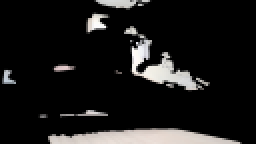
#> input picture testing_dataset/2.png, 128 x 72 px, given in place of the camera (shown 2 times larger)
$ python camcam.py
#> lines starting #> are read from the running program, lines starting #| are printed output that depends on the picture
import cv2
import numpy as np
import os
import time
import requests
import serial

# Set up serial communication with Arduino
ser = serial.Serial('/dev/cu.usbserial-14330', 9600)
time.sleep(2)  # Wait for the serial connection to initialize

def send_command(command):
    ser.write(command.encode())

# [4 lines left out: function save_image, not called in this run]

def create_color_mask(img_hsv, lower_bound, upper_bound):
    mask = cv2.inRange(img_hsv, lower_bound, upper_bound)
    kernel = np.ones((5, 5), np.uint8)
    mask = cv2.morphologyEx(mask, cv2.MORPH_OPEN, kernel)
    mask = cv2.morphologyEx(mask, cv2.MORPH_CLOSE, kernel)
    return mask

# [84 lines left out: functions filter_color, resize_and_maintain_aspect_ratio, resize_and_process_image, send_image_to_server, not called in this run]

def main():
    cap = cv2.VideoCapture(0)

    if not cap.isOpened():
        print("Erro: Não foi possível abrir a câmera.")
        return

    save_dir = 'captured_images/prediction_test'
    if not os.path.exists(save_dir):
        os.makedirs(save_dir)

    counter = 0
    flash_frames = 0
    flash_color = (255, 255, 255)
    red_detected = False
    white_detected = False
    light_blue_detected = False
    color_last_detected = False

    try:
        while True:
            ret, frame = cap.read()
#> frame is the input picture: shape (72, 128, 3); mean B, G, R 25, 25.5, 26.2

            if not ret:
                print("Erro: Não foi possível capturar o frame.")
                break

            key = cv2.waitKey(1) & 0xFF
#> (key q is pressed here)
            if key == ord(' '):
                image_path = save_image(frame, save_dir, counter)
                processed_image_path = resize_and_process_image(image_path, save_dir, counter)
                server_response = send_image_to_server(processed_image_path)
                if server_response:
                    # Map server response to Arduino commands
                    if "good_blue" in server_response:
                        send_command('A')  # Command for "good_blue"
                    elif "bad_blue" in server_response:
                        send_command('B')  # Command for "bad_blue"
                    elif "good_red" in server_response:
                        send_command('C')  # Command for "good_red"
                    elif "bad_red" in server_response:
                        send_command('D')  # Command for "bad_red"
                counter += 1
                flash_frames = 5
                flash_color = (0, 255, 0)

            img_blur = cv2.GaussianBlur(frame, (5, 5), 0)
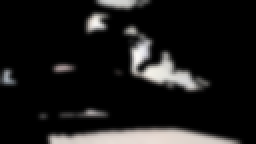
#> img_blur: shape (72, 128, 3) (shown 2 times larger); mean B, G, R 24.9, 25.5, 26.2
            img_hsv = cv2.cvtColor(img_blur, cv2.COLOR_BGR2HSV)
#> img_hsv: shape (72, 128, 3); mean H, S, V 5.4, 3.5, 26.3

            # Create masks for each color
            mask_red1 = create_color_mask(img_hsv, np.array([0, 100, 100]), np.array([10, 255, 255]))
#> in create_color_mask, `mask = cv2.inRange(img_hsv, lower_bound, upper_bound)`: mask: shape (72, 128); every value is 0
            mask_red2 = create_color_mask(img_hsv, np.array([160, 100, 100]), np.array([180, 255, 255]))
            mask_red = mask_red1 + mask_red2
            mask_light_blue = create_color_mask(img_hsv, np.array([85, 100, 100]), np.array([110, 255, 255]))

            # Calculate the presence of each color
            red_pixels = np.sum(mask_red > 0)
#> red_pixels = 0
            light_blue_pixels = np.sum(mask_light_blue > 0)
#> light_blue_pixels = 0

            red_detected = red_pixels > 10000
#> red_detected = False
            light_blue_detected = light_blue_pixels > 10000
#> light_blue_detected = False

            # Combine the detections
            color_detected = red_detected or light_blue_detected
#> color_detected = False

            if color_detected and not color_last_detected:
                for i in range(3, 0, -1):
                    countdown_frame = frame.copy()
                    cv2.putText(countdown_frame, f'Tirando foto em {i}s', (50, 50), cv2.FONT_HERSHEY_SIMPLEX, 1,
                                (0, 255, 0), 2, cv2.LINE_AA)
                    cv2.imshow('CAM', countdown_frame)
                    cv2.waitKey(500)

                ret, frame = cap.read()
                if ret:
                    image_path = save_image(frame, save_dir, counter)
                    processed_image_path = resize_and_process_image(image_path, save_dir, counter)
                    server_response = send_image_to_server(processed_image_path)
                    if server_response:
                        # Map server response to Arduino commands
                        if "good_blue" in server_response:
                            send_command('A')  # Command for "good_blue"
                        elif "bad_blue" in server_response:
                            send_command('B')  # Command for "bad_blue"
                        elif "good_red" in server_response:
                            send_command('C')
                        elif "bad_red" in server_response:
                            send_command('D')  # Command for "bad_red"
                    counter += 1
                    flash_frames = 5
                    flash_color = (0, 255, 0)

            color_last_detected = color_detected
#> color_last_detected = False

            if flash_frames > 0:
                overlay = frame.copy()
                cv2.rectangle(overlay, (0, 0), (frame.shape[1], frame.shape[0]), flash_color, -1)
                alpha = 0.5
                frame = cv2.addWeighted(overlay, alpha, frame, 1 - alpha, 0)
                flash_frames -= 1

            cv2.imshow('CAM', frame)

            if key == ord('q'):
                break
    except KeyboardInterrupt:
        print("Interrompido pelo usuário")
    finally:
        cap.release()
        cv2.destroyAllWindows()
        ser.close()  # Close the serial port

if __name__ == "__main__":
    main()

$ run again, on testing_dataset/3.png
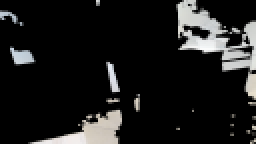
#> input picture testing_dataset/3.png, 128 x 72 px, given in place of the camera (shown 2 times larger)
#> in main, frame is the input picture: shape (72, 128, 3); mean B, G, R 27.3, 27.7, 27.8
#> in main, `img_blur = cv2.GaussianBlur(frame, (5, 5), 0)`:
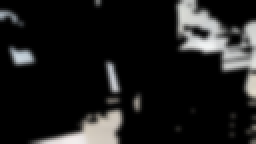
#> img_blur: shape (72, 128, 3) (shown 2 times larger); mean B, G, R 27.2, 27.6, 27.7
#> img_hsv: shape (72, 128, 3); mean H, S, V 12.2, 4, 28.1
#> mask: shape (72, 128); every value is 0
#> red_pixels = 0
#> red_detected = False
